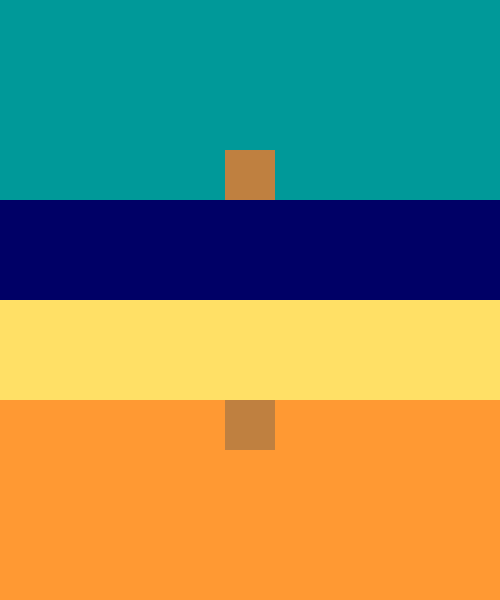
Frame 1 (no input)
Frame 60 (no input): identical to frame 1, image omitted
Frame 120 (the mouse pressed at the canvas centre since frame 60): identical to frame 1, image omitted

The p5.js sketch that drew this single still picture (run headless with seeded random() and noise() and a simulated clock; from frame 60 on, the mouse is pressed at the canvas centre):

// p5.js sketch
// ── sketch.js
function setup() {
  createCanvas(500,600)
}

function draw() {
  strokeWeight(0);

  //blue
  fill(0,0,102);
  rect(0,200,500,100);
  //yellow
  fill(255, 224, 102);
  rect(0,300,500,100);

 
  //orange
  fill(255, 153, 51);
  rect(0,400,500,200);
  //turquoise
  fill(0, 153, 153);
  rect(0,0,500, 200);
  //brown
  fill(191, 128, 64);
  rect(225, 150, 50, 300);
  //blue
  fill(0,0,102);
  rect(0,200,500,100);
  //yellow
  fill(255, 224, 102);
  rect(0,300,500,100);
  
}
